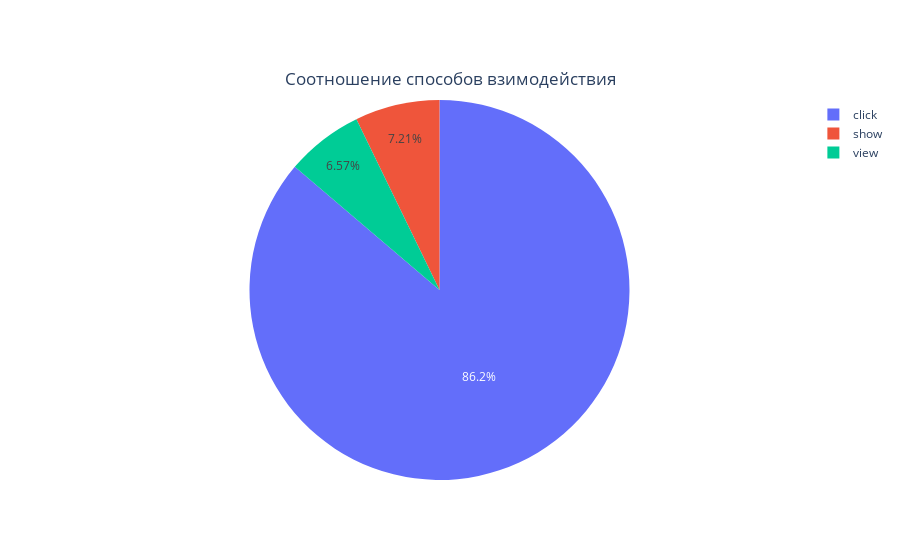

Notebook code for this chart:
### Code cell
fig = go.Figure(data=go.Pie(labels=events_rating['количество'].value_counts()
                            .reset_index()['index'], values=log_raw['event'].value_counts()))
fig.update_layout(
    title={
        'text':'Соотношение способов взимодействия',
        'y':0.87,
        'x':0.5})
for trace in fig.data:
    trace['labels']=['click', 'show', 'view']
fig.show()

### Figure 1 — Plotly figure (JSON) as saved in the notebook; plotly's stock layout.template omitted (floating-point values rounded to 4 significant figures)
{"data": [{"labels": ["click", "show", "view"], "type": "pie", "values": [277969, 23235, 21187]}], "layout": {"title": {"text": "Соотношение способов взимодействия", "x": 0.5, "y": 0.87}}}
